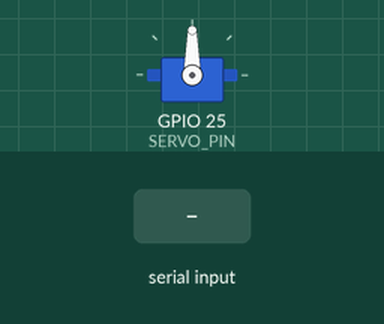
Simulated run of this sketch. Board: ESP32. Parts: servo. Inputs (shaded band) come from the test bench. What the sketch prints to the serial monitor is not drawn.

Above: at 1.2 s.
1.3 s: "sweep\n" received over Serial
At 1.4 s:
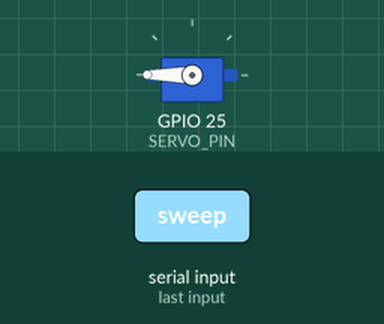
At 2.7 s:
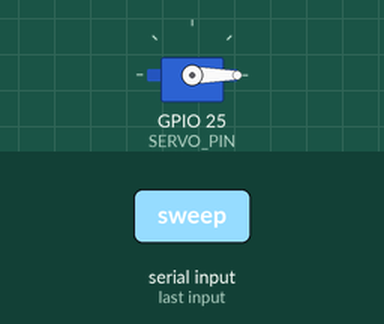
3.0 s: "1\n" received over Serial
Timing chart, 0 to 6.0 s (numbered marks = the images above; inputs shaded):
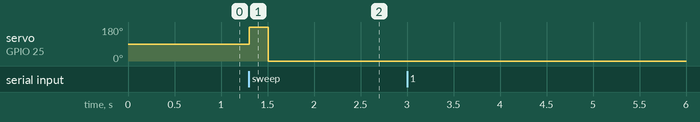

Measured:
- after the input at 1.3 s, servo on GPIO 25 (SERVO_PIN): 90° → 180° at once, → 0° 0.20 s later
- after the input at 3.0 s, every drawn part: stays the same

The sketch:

servo_python_esp.ino
```cpp
#include <ESP32Servo.h>

// Communication buffers lengths
#define MAX_BUFF_LEN        255
#define CMD_BUFF_LEN        6

// States of the Servo
#define ON_STATE            4
#define OFF_STATE           5
#define CUSTOM_ANGLE_STATE  6 // New state for custom angle input
#define OFF_STATE_WAIT      7
// Servo configuration
#define SERVO_PIN           25 // Use the appropriate pin for your setup

// Globals
char c; // IN char
char str[CMD_BUFF_LEN];
uint8_t idx = 0; // Reading index

uint8_t state = OFF_STATE; // Default state
Servo myServo;
// Time tracking for non-blocking delay
unsigned long start_time;
unsigned long off_state_duration = 200; // Adjust the duration based on your requirements
// Function prototypes
uint8_t interpret(char*);

void setup() {
  // Config serial port
  Serial.begin(115200);

  // Config Servo
  myServo.attach(SERVO_PIN);
}

void loop() {
  // Parse incoming command
  if (Serial.available() > 0) { // There's a command
    c = Serial.read(); // Read one byte
    if (c != '\n') { // Still reading
      str[idx++] = c; // Parse the string byte (char) by byte
    } else { // Done reading
      str[idx] = '\0'; // Convert it to a string
      // Determine nature of the command
      state = interpret(str);
      // Reset reading index
      idx = 0;
    }
  }

  // Main state machine
  switch (state) {
    case ON_STATE:
      myServo.write(180); // Move the servo to the maximum position (sweep)
      delay(200); // Adjust the delay based on your requirements
      myServo.write(0); // Move the servo back to the minimum position
      delay(200); // Adjust the delay based on your requirements
      state = OFF_STATE; // Change state back to OFF_STATE after sweeping
      break;

     case OFF_STATE_WAIT:
      // Wait for a certain duration before moving to OFF_STATE
      if (millis() - start_time >= off_state_duration) {
        myServo.write(90); // Stop the servo by moving it to the center position
        state = OFF_STATE; // Change state to OFF_STATE after the delay
      }
      break;

    case OFF_STATE:
      // Do nothing, the servo is already stopped
      break;

    default:
      // Handle other states if needed
      break;
  }
}


uint8_t interpret(char* cmd) {
  if (strcmp(cmd, "sweep") == 0) {
    return ON_STATE;
  } else if (strcmp(cmd, "stop") == 0) {
    return OFF_STATE;
  }  else {
    Serial.println("UNKNOWN");
    return state; // Don't change anything
  }
}
```
